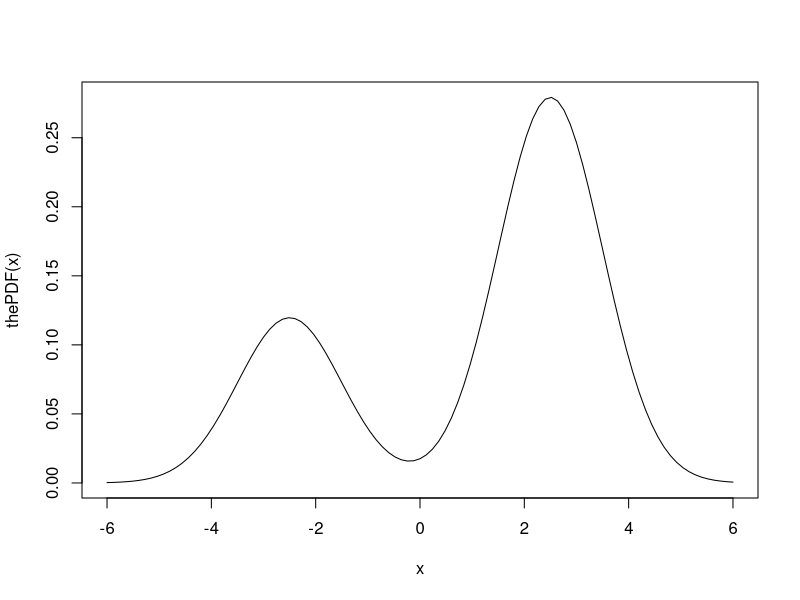
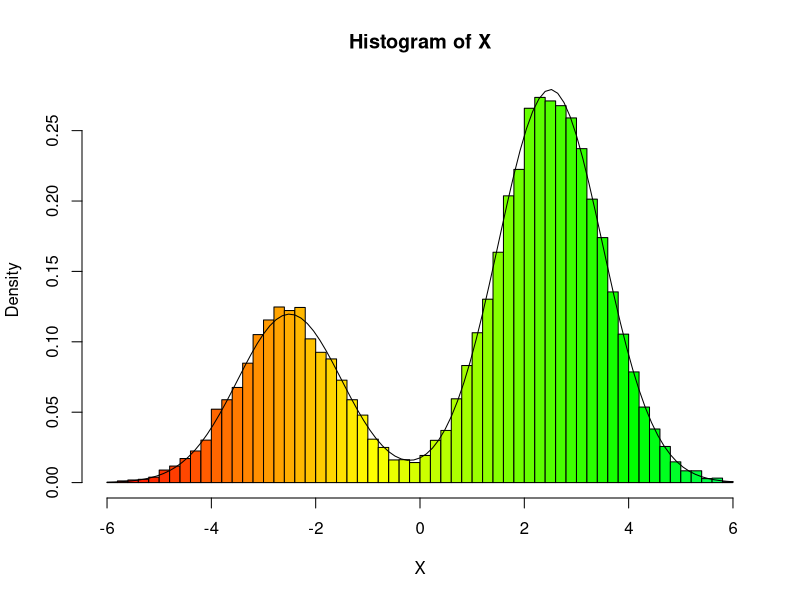

These charts were generated, in order, by the following R code:
# Use accept-reject method
# thePDF=0.3*N(-2.5,1)+0.7*N(2.5,1)
thePDF=function(x)
{
  result=0.3*dnorm(x,-2.5,1)+0.7*dnorm(x,2.5,1)
  return(result)
}
f=function(x)
{
  return(-thePDF(x))
}
thePDF.max=-optimize(f,interval = c(-6,6))$obj
curve(thePDF,-6,6)
Nsim=100000
U=runif(Nsim,0,1)
Y=runif(Nsim,-6,6)
X=Y[U<thePDF(Y)/thePDF.max]
hist(X,breaks=50,col=rainbow(150),probability = TRUE)
curve(thePDF(x),-6,6,add=TRUE)
